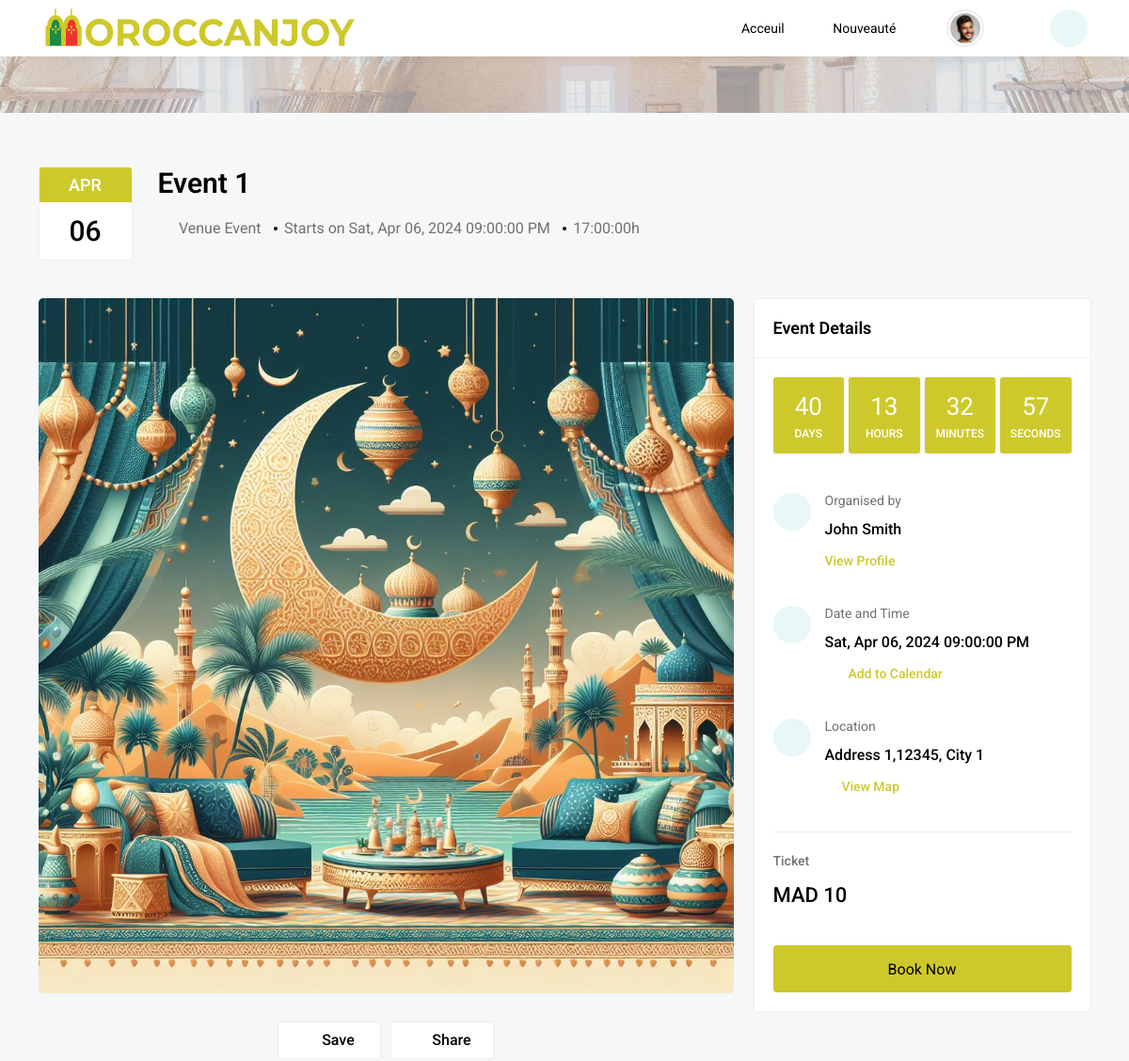
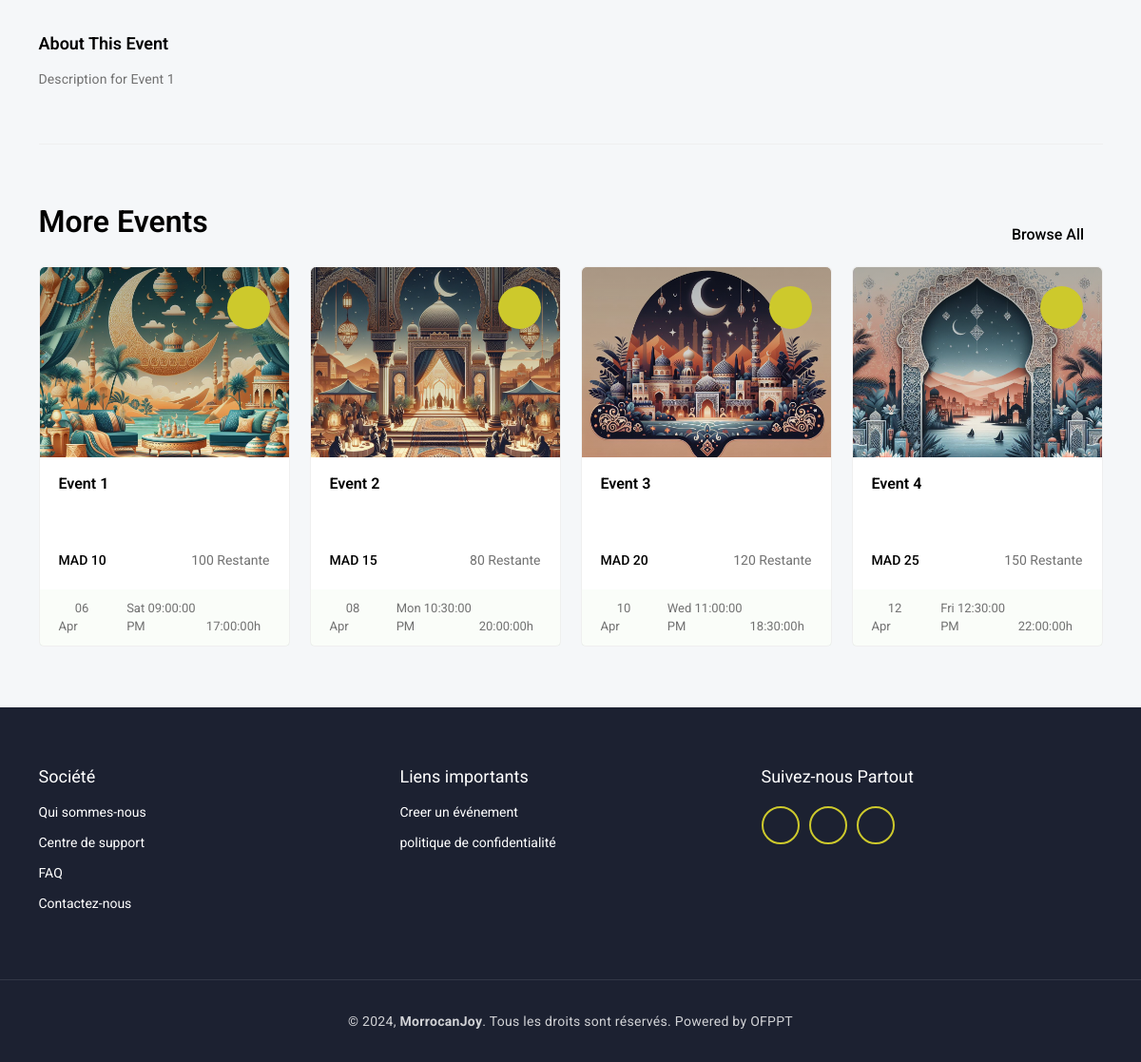
Page /venue_event_detail_view.php?event_id=61 (signed in) on the committed database (2 pictures, top to bottom).
### tables this page shows
CREATE TABLE `event` (
  `E_id` int(11) NOT NULL,
  `Titre` varchar(100) DEFAULT NULL,
  `Description` varchar(200) NOT NULL,
  `Image` varchar(500) NOT NULL,
  `Heure_debut` time NOT NULL,
  `Date_debut` date NOT NULL,
  `Heure_fin` time NOT NULL,
  `Prix_ticket` float NOT NULL,
  `Nombre_tickets` int(11) NOT NULL,
  `Ville` varchar(30) NOT NULL,
  `Zip_code` varchar(30) NOT NULL,
  `Categorie_id` int(11) DEFAULT NULL,
  `User_id` int(11) NOT NULL,
  `adress1` varchar(200) NOT NULL,
  `adress2` varchar(200) NOT NULL,
  `vue` int(11) DEFAULT 0
);

CREATE TABLE `user` (
  `User_id` int(11) NOT NULL,
  `U_name` varchar(30) NOT NULL,
  `U_Prenom` varchar(30) NOT NULL,
  `U_email` varchar(70) NOT NULL,
  `U_password` varchar(200) NOT NULL,
  `U_telephone` varchar(30) NOT NULL,
  `U_adresse` varchar(100) NOT NULL,
  `U_dateNaissance` date NOT NULL
);

### venue_event_detail_view.php (the view, shortened to what this page needs)
<!DOCTYPE html>
<html lang="en" class="h-100">
<head>
	<link href='vendor/unicons-2.0.1/css/unicons.css' rel='stylesheet'>
	<link href="css/style.css" rel="stylesheet">
	<link href="css/responsive.css" rel="stylesheet">
	<link href="css/night-mode.css" rel="stylesheet">
	<link href="vendor/fontawesome-free/css/all.min.css" rel="stylesheet">
	<link href="vendor/OwlCarousel/assets/owl.carousel.css" rel="stylesheet">
	<link href="vendor/OwlCarousel/assets/owl.theme.default.min.css" rel="stylesheet">
	<link href="vendor/bootstrap/css/bootstrap.min.css" rel="stylesheet">
	<link href="vendor/bootstrap-select/dist/css/bootstrap-select.min.css" rel="stylesheet">
</head>
<body class="d-flex flex-column h-100">
	<?php
	include "include/navindex.php";
	?>
	<div class="wrapper">
		<div class="breadcrumb-block">
		</div>
		<div class="event-dt-block p-80">
			<div class="container">
				<div class="row">
					<?php
					require_once './connect/DataBase.php';
					$E_id = $_GET['event_id'];
					$stmt = $connection->prepare("SELECT * FROM `event` WHERE E_id = :E_id");
					$stmt->bindParam(':E_id', $E_id);
					$stmt->execute();
					$results = $stmt->fetchAll(PDO::FETCH_ASSOC);
					?>
					<?php foreach ($results as $row) : ?>
						<div class="col-xl-12 col-lg-12 col-md-12">
							<div class="event-top-dts">
								<div class="event-top-date">
									<span class="event-month"><?php $timestamp = strtotime($row['Date_debut']);
																$monthAbbreviation = date('M', $timestamp);
																echo $monthAbbreviation;
																?></span>
									<span class="event-date"><?php $timestamp = strtotime($row['Date_debut']);
																$monthName = date('d', $timestamp);
																echo $monthName;
																?></span>
								</div>
								<div class="event-top-dt">
									<h3 class="event-main-title"><?php echo $row['Titre'];
									$_SESSION['eventname'] =$row['Titre']?></h3>
									<div class="event-top-info-status">
										<span class="event-type-name"><i class="fa-solid fa-location-dot"></i>Venue Event</span>
										<span class="event-type-name details-hr">Starts on <span class="ev-event-date"><?php
																														$timestamp = strtotime($row['Date_debut']);
																														$dayAbbreviation = date('D', $timestamp);
																														$monthAbbreviation = date('M', $timestamp);
																														$day = date('d', $timestamp);
																														$year = date('Y', $timestamp);
																														echo "$dayAbbreviation, ";
																														echo "$monthAbbreviation ";
																														echo "$day, ";
																														echo "$year ";
																														?>
												<?php echo $row['Heure_debut'];
												$_SESSION['date']=$dayAbbreviation.",  ".$monthAbbreviation."/".$day."/".$year." Durée: ".$row['Heure_fin']; ?> PM</span></span>
										<span class="event-type-name details-hr"><?php echo $row['Heure_fin']; ?>h</span>
									</div>
								</div>
							</div>
						</div>
						<div class="col-xl-8 col-lg-7 col-md-12">
							<div class="main-event-dt">
								<div class="event-img">
									<img src="upload/images/<?php echo $row['Image']; ?>" alt="Event Image">
								</div>
								<div class="share-save-btns dropdown">
									<?php
									require_once './connect/DataBase.php';
									if (isset($_SESSION['user']['User_id'])) {
										$user_id = $_SESSION['user']['User_id'];
										if (isset($_GET['event_id'])) {
											$event_id = $_GET['event_id'];
										} else {
											echo "Event ID not provided in the URL";
											exit;
										}
									} else {
										echo "User not logged in";
										exit;
									}
									?>
									<form id="saveEventForm" action="" method="post">
										<?php
										$check_query = "SELECT * FROM `saveevent` WHERE User_id = :user_id AND E_id = :event_id";
										$check_statement = $connection->prepare($check_query);
										$check_statement->bindParam(':user_id', $user_id);
										$check_statement->bindParam(':event_id', $event_id);
										$check_statement->execute();
										if ($check_statement->rowCount() > 0) {
											echo '<button type="button" class="sv-btn me-2" name="delete_event"><i class="fa-solid fa-bookmark me-2"></i>Saved</button>';
										} else {
											echo '<button type="button" class="sv-btn me-2" name="add_event"><i class="fa-regular fa-bookmark me-2"></i>Save</button>';
										}
										?>
									<button class="sv-btn" data-bs-toggle="dropdown" aria-expanded="false"><i class="fa-solid fa-share-nodes me-2"></i>Share</button>
									</form>
								</div>
								<div class="main-event-content">
									<h4>About This Event</h4>
									<p><?php echo $row['Description']; ?></p>
								</div>
							</div>
						</div>
						<div class="col-xl-4 col-lg-5 col-md-12">
							<div class="main-card event-right-dt">
								<div class="bp-title">
									<h4>Event Details</h4>
								</div>
								<div class="time-left">
									<div class="countdown">
										<div class="countdown-item">
											<span id="day"></span>days
										</div>
										<div class="countdown-item">
											<span id="hour"></span>Hours
										</div>
										<div class="countdown-item">
											<span id="minute"></span>Minutes
										</div>
										<div class="countdown-item">
											<span id="second"></span>Seconds
										</div>
									</div>
								</div>
								<div class="event-dt-right-group mt-5">
									<div class="event-dt-right-icon">
										<i class="fa-solid fa-circle-user"></i>
									</div>
									<div class="event-dt-right-content">
									<h4>Organised by</h4>
                                        <?php
                                        $stmt = $connection->prepare("SELECT U_name, U_Prenom FROM user WHERE User_id = :user_id");
                                        $stmt->bindParam(":user_id", $row['User_id']);
                                        $stmt->execute();
                                        $user = $stmt->fetch(PDO::FETCH_ASSOC);
                                        ?>
                                        <h5><?php echo $user['U_name'] . " " . $user['U_Prenom']; ?></h5>
										<a href="attendee_profile_view.php">View Profile</a>
									</div>
								</div>
								<div class="event-dt-right-group">
									<div class="event-dt-right-icon">
										<i class="fa-solid fa-calendar-day"></i>
									</div>
									<div class="event-dt-right-content">
										<h4>Date and Time</h4>
										<h5><?php
											$timestamp = strtotime($row['Date_debut']);
											$dayAbbreviation = date('D', $timestamp);
											$monthAbbreviation = date('M', $timestamp);
											$day = date('d', $timestamp);
											$year = date('Y', $timestamp);
											echo "$dayAbbreviation, ";
											echo "$monthAbbreviation ";
											echo "$day, ";
											echo "$year ";
											?> <?php echo $row['Heure_debut']; ?> PM</h5>
										<div class="add-to-calendar">
											<a href="#" role="button" data-bs-toggle="dropdown" aria-expanded="false">
												<i class="fa-regular fa-calendar-days me-3"></i>Add to Calendar
											</a>
										</div>
									</div>
								</div>
								<div class="event-dt-right-group">
									<div class="event-dt-right-icon">
										<i class="fa-solid fa-location-dot"></i>
									</div>
									<div class="event-dt-right-content">
										<h4>Location</h4>
										<h5 class="mb-0"><?php echo $row['adress1']; ?>,<?php echo $row['Zip_code']; ?>, <?php echo $row['Ville']; ?></h5>
										<a href="#"><i class="fa-solid fa-location-dot me-2"></i>View Map</a>
									</div>
								</div>
								<form action="" method="post">
									<div class="select-tickets-block">
										<div class="xtotel-tickets-count">
											<div class="x-title">Ticket</div>
											<h4>MAD <span><?php echo $row['Prix_ticket'];
											$_SESSION['Prix_ticket']= $row['Prix_ticket'];?></span></h4>
										</div>
									</div>
									<div class="booking-btn">
										<input type="submit" value="Book Now" name="Booknow" class="main-btn btn-hover w-100">
									</div>
								</form>
							</div>
						</div>
					<?php endforeach; ?>
					<div class="col-xl-12 col-lg-12 col-md-12">
						<div class="more-events">
							<div class="main-title position-relative">
								<h3>More Events</h3>
								<a href="index.php" class="view-all-link">Browse All<i class="fa-solid fa-right-long ms-2"></i></a>
							</div>
							<div>
								<div class="row" data-ref="event-filter-content">
									<?php
									require_once './connect/DataBase.php';
									$events = $connection->query("SELECT * FROM `event` limit 4 ")->fetchAll(PDO::FETCH_ASSOC);
									foreach ($events as $row) : ?>
										<div class="col-xl-3 col-lg-4 col-md-6 col-sm-12 mix arts concert workshops volunteer sports health_Wellness " data-ref="mixitup-target">
											<div class="main-card mt-4">
												<div class="event-thumbnail">
													<a href="venue_event_detail_view.php?event_id=<?php echo $row['E_id']; ?>" class="thumbnail-img">
														<img src="upload/images/<?php echo $row['Image']; ?>" alt="Event Image">
													</a>
													<span class="bookmark-icon" title="Bookmark"></span>
												</div>
												<div class="event-content">
													<a href="venue_event_detail_view.php?event_id=<?php echo $row['E_id']; ?>" class="event-title"><?php echo $row['Titre']; ?></a>
													<div class="duration-price-remaining">
														<span class="duration-price">MAD <?php echo $row['Prix_ticket']; ?></span>
														<span class="remaining"><i class="fa-solid fa-ticket fa-rotate-90"></i><?php echo $row['Nombre_tickets']; ?> Restante</span>
													</div>
												</div>
												<div class="event-footer">
													<div class="event-timing">
														<div class="publish-date">
															<span><i class="fa-solid fa-calendar-day me-2"></i><?php
																												$timestamp = strtotime($row['Date_debut']);
																												$day = date('d', $timestamp);
																												$monthAbbreviation = date('M', $timestamp);
																												echo "$day ";
																												echo "$monthAbbreviation";
																												?></span>
															<span class="dot"><i class="fa-solid fa-circle"></i></span>
															<span><?php
																	$timestamp = strtotime($row['Date_debut']);
																	$dayAbbreviation = date('D', $timestamp);
																	echo "$dayAbbreviation ";
																	?><?php echo $row['Heure_debut']; ?> PM</span>
														</div>
														<span class="publish-time"><i class="fa-solid fa-clock me-2"></i><?php echo $row['Heure_fin']; ?>h</span>
													</div>
												</div>
											</div>
										</div>
									<?php endforeach; ?>
								</div>
							</div>
						</div>
					</div>
				</div>
			</div>
		</div>
	</div>
	<?php include "include/Footer.php" ?>
</body>
</html>

### include/navindex.php (shortened to what this page needs)
<header class="header">
	<div class="header-inner">
		<?php
			if(isset($_SESSION['user']) && isset($_SESSION['user']['U_email']) && isset($_SESSION['user']['U_name'])) {
		?>
			<nav class="navbar navbar-expand-lg bg-barren barren-head navbar fixed-top justify-content-sm-start pt-0 pb-0 ps-lg-0 pe-2">
				<div class="container">
					<a class="navbar-brand order-1 order-lg-0 ml-lg-0 ml-2 me-auto" href="index.php">
						<div class="main-logo" id="logo">
							<img src="images/logo.svg" alt="">
						</div>
					</a>
					<div class="offcanvas offcanvas-start" tabindex="-1" id="offcanvasNavbar" aria-labelledby="offcanvasNavbarLabel">
						<div class="offcanvas-body">
							<ul class="navbar-nav justify-content-end flex-grow-1 pe_5">
								<li class="nav-item">
									<a class="nav-link" href="index.php">
										Acceuil
									</a>
								</li>
								<li class="nav-item">
									<a class="nav-link" href="explore_events.php">
										<i class="fa-solid fa-compass me-2"></i>Nouveauté
									</a>
								</li>
							</ul>
						</div>
					</div>
					<div class="right-header order-2">
						<ul class="align-self-stretch">
							<li class="dropdown account-dropdown order-3">
								<a href="#" class="account-link" role="button" id="accountClick" data-bs-auto-close="outside" data-bs-toggle="dropdown" aria-expanded="false">
									<img src="images/profile-imgs/img-13.jpg" alt="">
									<i class="fas fa-caret-down arrow-icon"></i>
								</a>
							</li>
							<li>
								<div class="night_mode_switch__btn">
									<div id="night-mode" class="fas fa-moon fa-sun"></div>
								</div>
							</li>
						</ul>
					</div>
				</div>
			</nav>
		<?php } ?>
	</div>
</header>

### include/Footer.php
<footer id = "footercolor" class="footer mt-auto">
		<div class="footer-top">
			<div class="container">
				<div class="row">
					<div class="col-lg-4 col-md-6">
						<div class="footer-content">
							<h4>Société</h4>
							<ul class="footer-link-list">
								<li><a href="about_us.php" class="footer-link">Qui sommes-nous</a></li>
								<li><a href="help_center.php" class="footer-link">Centre de support</a></li>
								<li><a href="faq.php" class="footer-link">FAQ</a></li>
								<li><a href="contact_us.php" class="footer-link">Contactez-nous</a></li>
							</ul>
						</div>
					</div>
					<div class="col-lg-4 col-md-6">
						<div class="footer-content">
							<h4>Liens importants</h4>
							<ul class="footer-link-list">
								<li><a href="create_venue_event.php" class="footer-link">Creer un événement </a></li>
								<li><a href="privacy_policy.php" class="footer-link">politique de confidentialité</a></li>
							</ul>
						</div>
					</div>
					<div class="col-lg-4 col-md-6">
						<div class="footer-content">
							<h4>Suivez-nous Partout</h4>
							<div class="social-links">
										<a href="#" class="social-link" data-bs-toggle="tooltip" data-bs-placement="top" title="Facebook"><i class="fab fa-facebook-square"></i></a>
										<a href="#" class="social-link" data-bs-toggle="tooltip" data-bs-placement="top" title="Instagram"><i class="fab fa-instagram"></i></a>
										<a href="#" class="social-link" data-bs-toggle="tooltip" data-bs-placement="top" title="Youtube"><i class="fab fa-youtube"></i></a>
							</div>
						</div>
					</div>
				</div>
			</div>
		</div>
		<div class="footer-bottom">
			<div class="container">
				<div class="row">
					<div class="col-12">
						<div class="footer-copyright-text">
							<p class="mb-0">© 2024, <strong>MorrocanJoy</strong>. Tous les droits sont réservés. Powered by OFPPT</p>
						</div>
					</div>
				</div>
			</div>
		</div>
	</footer>

### css/responsive.css (style rules this page uses)
@media (min-width: 1200px) { .navbar-expand-lg .navbar-nav .nav-link { padding-right: 1.2rem !important; padding-left: 1.2rem !important; } }

### rows in the picture
event: Date_debut "APR", Date_debut "06", Titre "Event 1", Date_debut "Sat", Date_debut "Apr", Date_debut "2024", Heure_debut "09:00:00", Heure_fin "17:00:00", Image (picture), Description "Description for Event 1", User.U_name "John", User.U_Prenom "Smith", adress1 "Address 1", Zip_code "12345", Ville "City 1", Prix_ticket "10", Nombre_tickets "100"
event: Image (picture), Titre "Event 2", Prix_ticket "15", Nombre_tickets "80", Date_debut "08", Date_debut "Apr", Date_debut "Mon", Heure_debut "10:30:00", Heure_fin "20:00:00"
event: Image (picture), Titre "Event 3", Prix_ticket "20", Nombre_tickets "120", Date_debut "10", Date_debut "Apr", Date_debut "Wed", Heure_debut "11:00:00", Heure_fin "18:30:00"
event: Image (picture), Titre "Event 4", Prix_ticket "25", Nombre_tickets "150", Date_debut "12", Date_debut "Apr", Date_debut "Fri", Heure_debut "12:30:00", Heure_fin "22:00:00"
